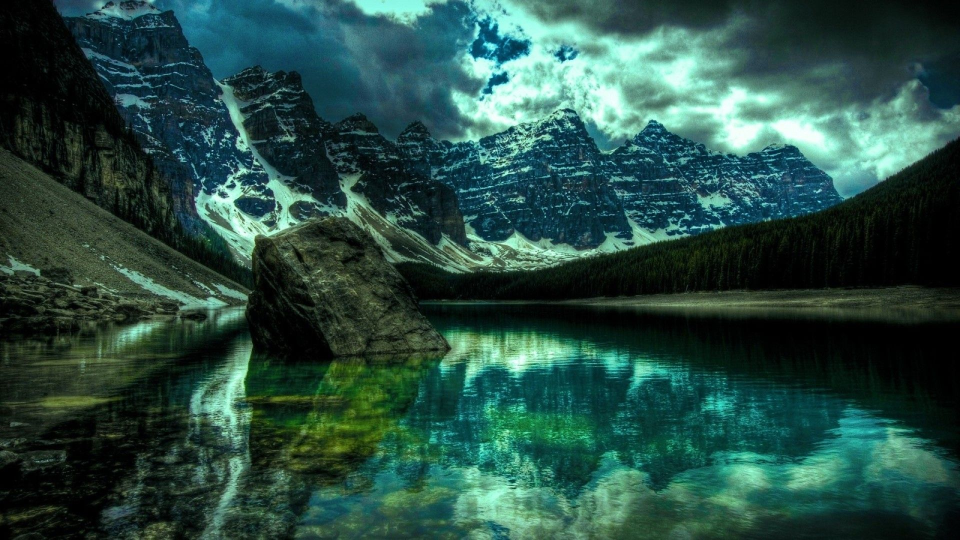
#> input picture frames/109666.jpg, 1920 x 1080 px (shown at 1/2 size); its folder holds only this picture in this run
$ python benchmarks-pypy.py
#> lines starting #> are read from the running program, lines starting #| are printed output that depends on the picture
import os
from collections import deque
from concurrent.futures import ProcessPoolExecutor, ThreadPoolExecutor
from functools import wraps
from time import time

import numpy as np
from PIL import Image

import rust_ext


filepaths = [
    os.path.join(os.getcwd(), "frames", f)
    for f in os.listdir("frames")
    if f.endswith(".jpg")
]
images = [Image.open(fpath) for fpath in filepaths]
#> images = 1 item
frames = np.array([np.asarray(im) for im in images])
frames_dq = deque(maxlen=10)
for frame in frames:
    frames_dq.append(frame)
#> this loop made 1 pass

MAX_ITERS = 1_00
MAX_DEQUE_LEN = 10
N_FRAMES = len(frames)
#> N_FRAMES = 1


def timeit(f):
    @wraps(f)
    def wrap(*args, **kwargs):
        t1 = time()
        result = f(*args, **kwargs)
        t2 = time()
        print(f"Function {f.__name__} executed in {(t2-t1):.4f}s")
        return result

    return wrap


def blend_frame_algorithm(frames: deque):
    nframes = len(frames)
    avgnp = np.zeros(frames[0].shape)
    for frame in frames:
        try:
            avgnp += frame
        except:
            pass
    avgnp = avgnp / nframes
    avgnpi = np.rint(avgnp).astype(np.uint8)
    return avgnpi


@timeit
def benchmark_numpy_average():
    np.average(frames, axis=0).astype(np.uint8)

@timeit
def benchmark_numpy_average_loop():
    total_frame = np.empty_like(frames[0])
    for frame in frames:
        total_frame += frame
#> this loop made 1 pass
#> pass 1, in benchmark_numpy_average_loop, `total_frame += frame`:
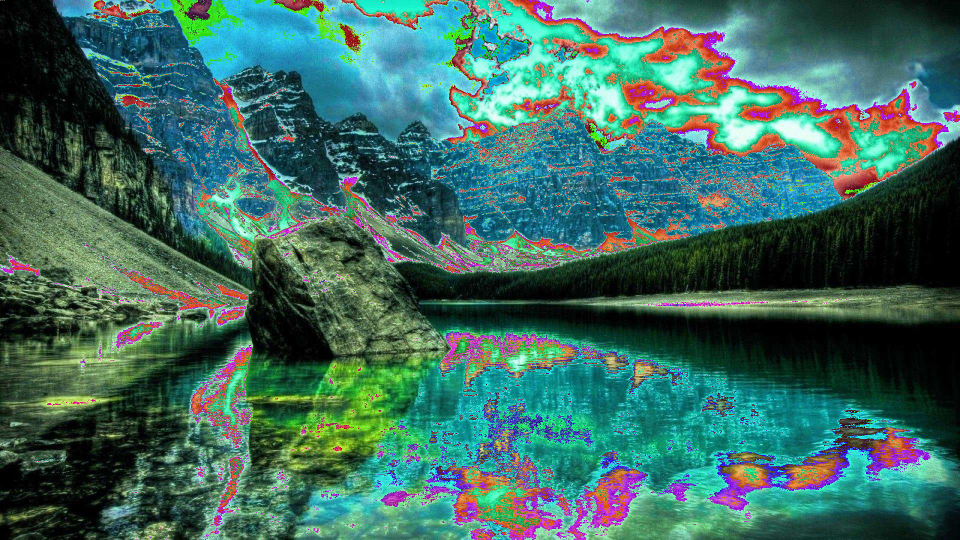
#> total_frame: shape (1080, 1920, 3) (shown at 1/2 size); mean of channels 0, 1, 2 61.8, 106.4, 96.1; drawn as R, G, B
    blended_frame = (total_frame / frames.shape[0]).astype(np.uint8)


@timeit
def benchmark_blend_frame_algorithm():
    blend_frame_algorithm(frames_dq)


@timeit
def benchmark_rust_average():
    rust_ext.average(frames)
#> (this line was passed over: rust_ext is not available in this run)


@timeit
def numpy_blend_frames():
    blend_frames_q = np.empty([10, 1080, 1920, 3], dtype=np.uint8)
    input_frame_idx = 0
    for _ in range(MAX_ITERS):
        frame = frames[input_frame_idx % N_FRAMES]
        if frame is None:
            break
        input_frame_idx += 1
        blend_frames_q = np.append(
            blend_frames_q[1 : MAX_DEQUE_LEN - 1], [frame], axis=0
        )
        if input_frame_idx % MAX_DEQUE_LEN == 0:
            blended_frame = np.average(blend_frames_q, axis=0).astype(np.uint8)
#> after the loop, input_frame_idx = 100


@timeit
def numpy_blend_frames_loop(x=np.zeros([10, 1080, 1920, 3], dtype=np.uint8)):
    blend_frames_q = np.empty_like(x)
    input_frame_idx = 0
    for _ in range(MAX_ITERS):
        frame = frames[input_frame_idx % N_FRAMES].reshape((1, 1080, 1920, 3))
        if frame is None:
            break
        input_frame_idx += 1
        blend_frames_q = np.append(blend_frames_q[1 : MAX_DEQUE_LEN - 1], frame, axis=0)
        if input_frame_idx % MAX_DEQUE_LEN == 0:
            total_frame = np.empty_like(frame[0])
            for frame in blend_frames_q:
                total_frame += frame
            blended_frame = (total_frame / blend_frames_q.shape[0]).astype(np.uint8)
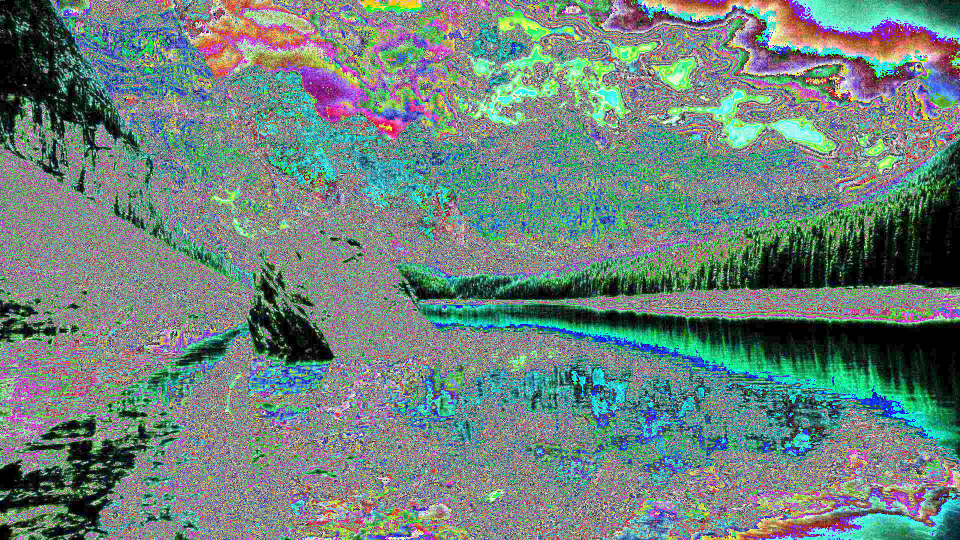
#> total_frame: shape (1080, 1920, 3) (shown at 1/2 size); mean of channels 0, 1, 2 109.1, 130.2, 124.1; drawn as R, G, B
#> after the loop, input_frame_idx = 100


@timeit
def deque_blend_frames():
    blend_frames_q = deque(maxlen=MAX_DEQUE_LEN)
    input_frame_idx = 0
    for _ in range(MAX_ITERS):
        frame = frames[input_frame_idx % N_FRAMES]
        if frame is None:
            break
        input_frame_idx += 1
        blend_frames_q.append(frame)
        if input_frame_idx % MAX_DEQUE_LEN == 0:
            blended_frame = blend_frame_algorithm(blend_frames_q)
#> after the loop, input_frame_idx = 100


@timeit
def deque_blend_frames_multithreading():
    blend_frames_q = deque(maxlen=MAX_DEQUE_LEN)
    input_frame_idx = 0
    futures = []
    for _ in range(MAX_ITERS):
        frame = frames[input_frame_idx % N_FRAMES]
        if frame is None:
            break
        input_frame_idx += 1
        blend_frames_q.append(frame)
        if input_frame_idx % MAX_DEQUE_LEN == 0:
            with ThreadPoolExecutor() as executor:
                future = executor.submit(blend_frame_algorithm, blend_frames_q)
                futures.append(future)
#> after the loop, futures = 10 items; input_frame_idx = 100

    results = [future.result() for future in futures]
#> results = 10 items


@timeit
def deque_blend_frames_multiprocessing():
    blend_frames_q = deque(maxlen=MAX_DEQUE_LEN)
    input_frame_idx = 0
    futures = []
    for _ in range(MAX_ITERS):
        frame = frames[input_frame_idx % N_FRAMES]
        if frame is None:
            break
        input_frame_idx += 1
        blend_frames_q.append(frame)
        if input_frame_idx % MAX_DEQUE_LEN == 0:
            with ProcessPoolExecutor() as executor:
                future = executor.submit(blend_frame_algorithm, blend_frames_q)
                futures.append(future)
#> after the loop, futures = 10 items; input_frame_idx = 100

    results = [future.result() for future in futures]
#> results = 10 items


@timeit
def rust_blend_frames():
    rust_ext.blend_frames(frames, MAX_ITERS, MAX_DEQUE_LEN)
#> (this line was passed over: rust_ext is not available in this run)


if __name__ == "__main__":
    benchmark_numpy_average()
    benchmark_numpy_average_loop()
    benchmark_blend_frame_algorithm()
    benchmark_rust_average()
    print("\n")

    numpy_blend_frames()
    numpy_blend_frames_loop()

    deque_blend_frames()
    deque_blend_frames_multithreading()
    deque_blend_frames_multiprocessing()

    rust_blend_frames()

$ run again, on frames/215104.jpg
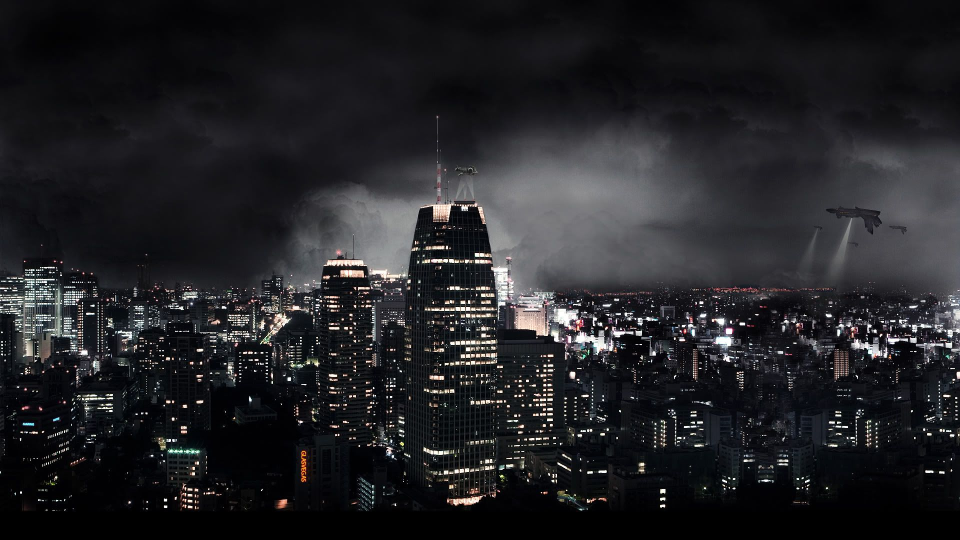
#> input picture frames/215104.jpg, 1920 x 1080 px (shown at 1/2 size)
#> images = 1 item
#> the loop `for frame in frames:` made 1 pass
#> N_FRAMES = 1
#> the loop in benchmark_numpy_average_loop, `for frame in frames:` made 1 pass
#> pass 1, in benchmark_numpy_average_loop, `total_frame += frame`:
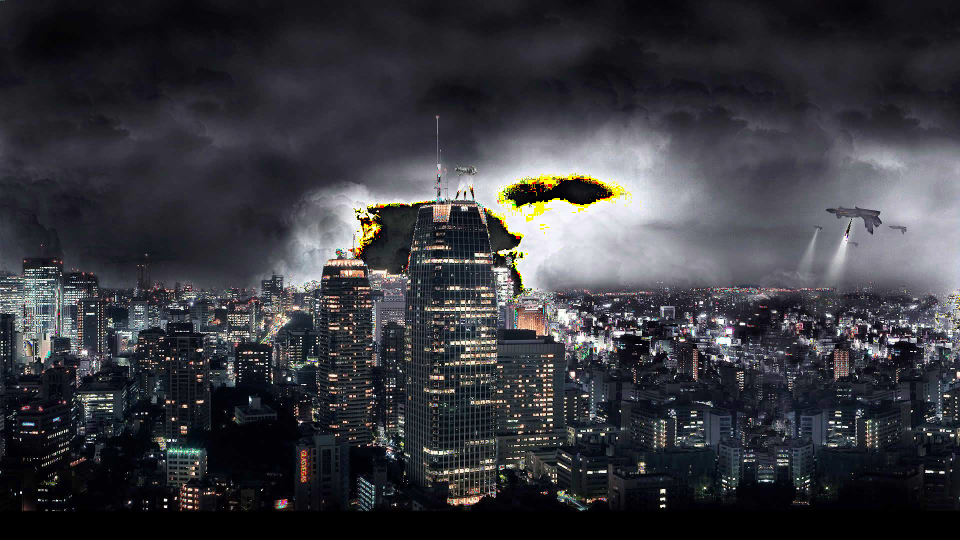
#> total_frame: shape (1080, 1920, 3) (shown at 1/2 size); mean of channels 0, 1, 2 57.1, 57.3, 62.7; drawn as R, G, B
#> after the loop in numpy_blend_frames, `for _ in range(MAX_ITERS):`: input_frame_idx = 100
#> after the loop in numpy_blend_frames_loop, `for _ in range(MAX_ITERS):`:
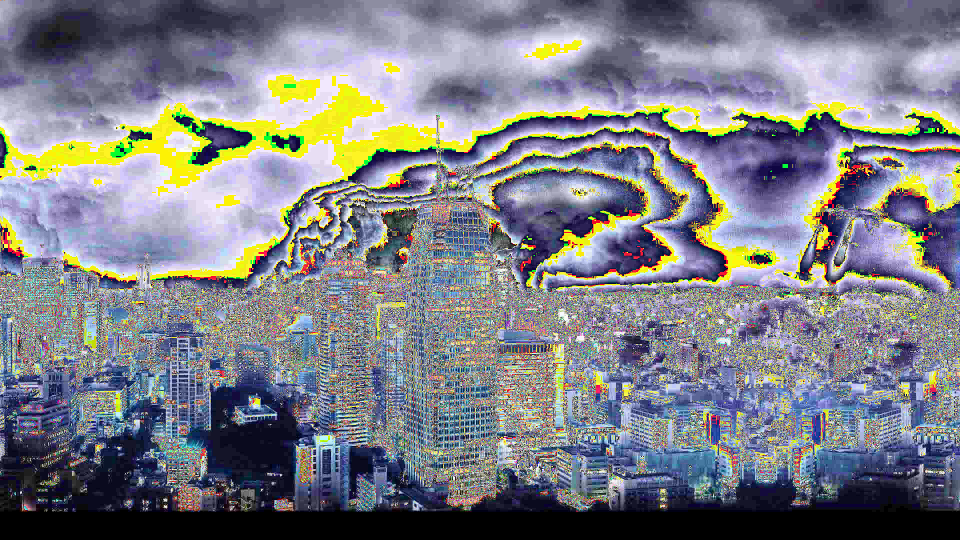
#> total_frame: shape (1080, 1920, 3) (shown at 1/2 size); mean of channels 0, 1, 2 125.2, 126.7, 133.4; drawn as R, G, B
#> after the loop in deque_blend_frames_multithreading, `for _ in range(MAX_ITERS):`: futures = 10 items; input_frame_idx = 100
#> in deque_blend_frames_multithreading, `results = [future.result() for future in futures]`: results = 10 items
#> after the loop in deque_blend_frames_multiprocessing, `for _ in range(MAX_ITERS):`: input_frame_idx = 100
#> in deque_blend_frames_multiprocessing, `results = [future.result() for future in futures]`: results = 10 items

$ run again, on frames/215106.jpg
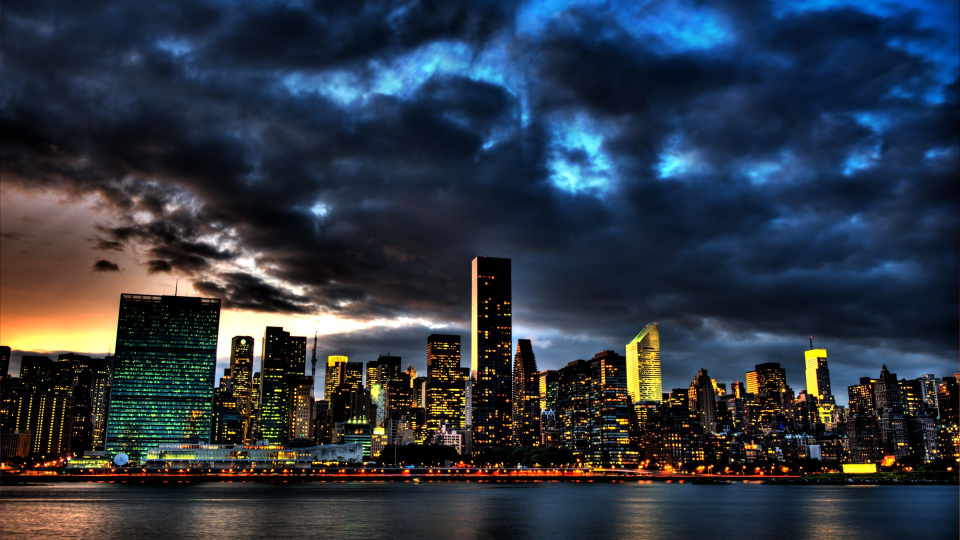
#> input picture frames/215106.jpg, 1920 x 1080 px (shown at 1/2 size)
#> images = 1 item
#> the loop `for frame in frames:` made 1 pass
#> N_FRAMES = 1
#> the loop in benchmark_numpy_average_loop, `for frame in frames:` made 1 pass
#> pass 1, in benchmark_numpy_average_loop, `total_frame += frame`:
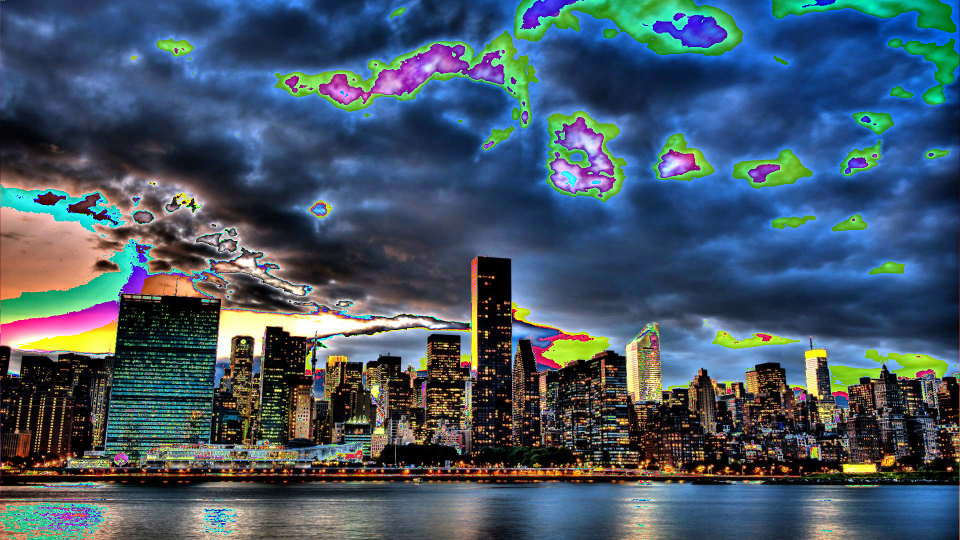
#> total_frame: shape (1080, 1920, 3) (shown at 1/2 size); mean of channels 0, 1, 2 68.5, 86.7, 103; drawn as R, G, B
#> after the loop in numpy_blend_frames, `for _ in range(MAX_ITERS):`: input_frame_idx = 100
#> after the loop in numpy_blend_frames_loop, `for _ in range(MAX_ITERS):`:
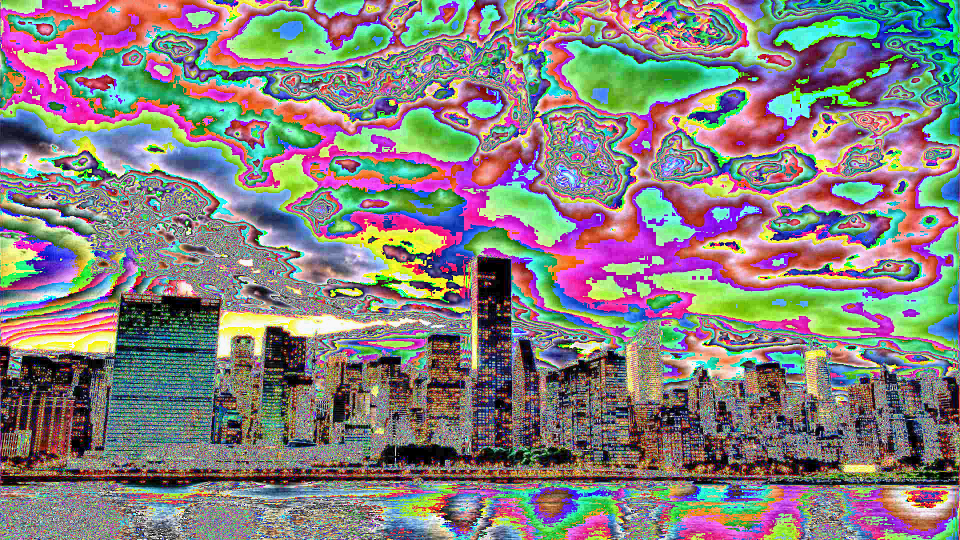
#> total_frame: shape (1080, 1920, 3) (shown at 1/2 size); mean of channels 0, 1, 2 133.3, 127.8, 126; drawn as R, G, B
#> after the loop in deque_blend_frames_multithreading, `for _ in range(MAX_ITERS):`: futures = 10 items; input_frame_idx = 100
#> in deque_blend_frames_multithreading, `results = [future.result() for future in futures]`: results = 10 items
#> after the loop in deque_blend_frames_multiprocessing, `for _ in range(MAX_ITERS):`: input_frame_idx = 100
#> in deque_blend_frames_multiprocessing, `results = [future.result() for future in futures]`: results = 10 items
